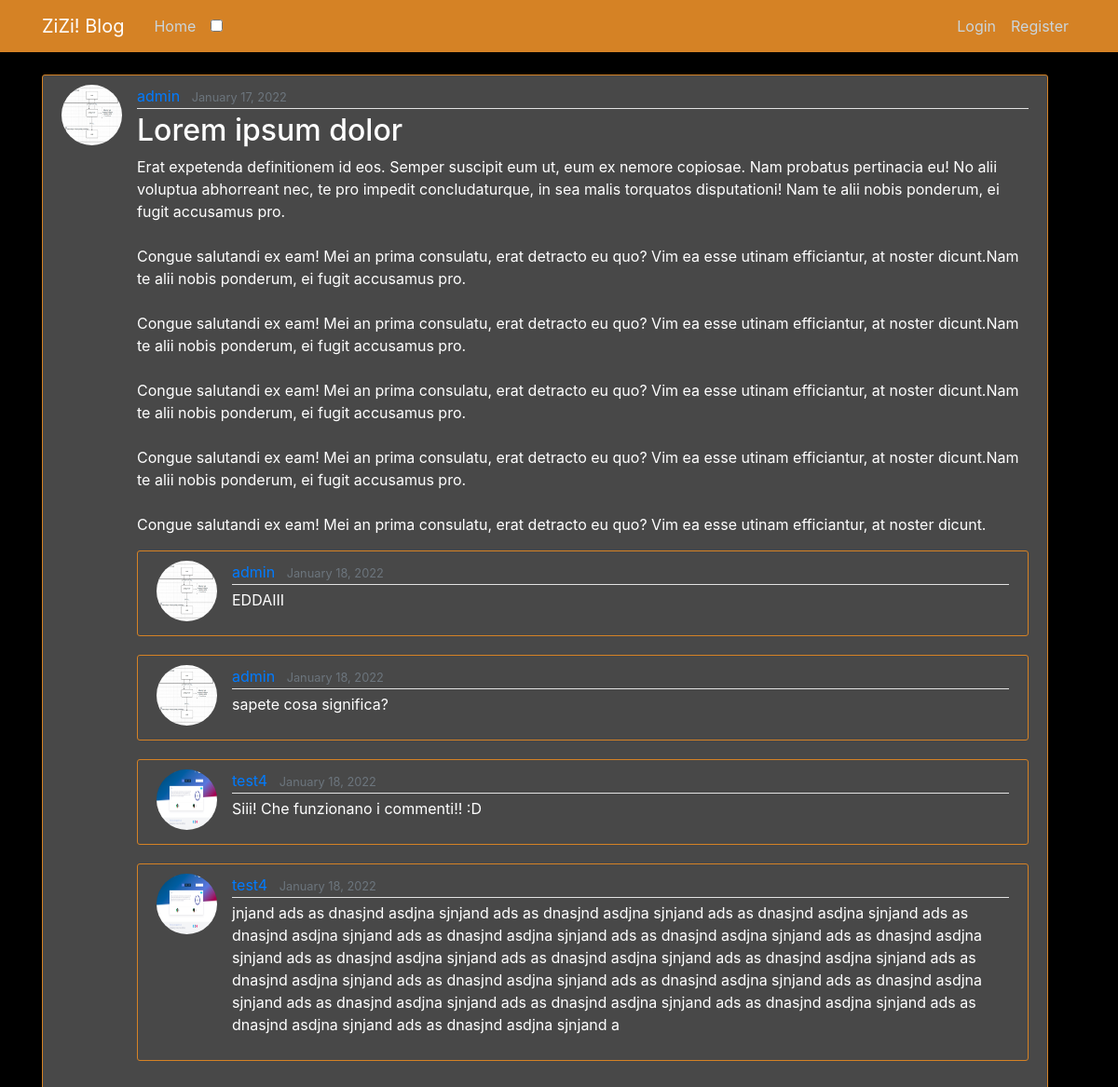
The page /post/31 on the database its author committed.
### blog/models.py (models this page shows, shortened)
class Post(models.Model):
	title = models.CharField(max_length = 100)
	content = models.TextField()
	date_posted = models.DateTimeField(default=timezone.now)
	author = models.ForeignKey(User, on_delete=models.CASCADE)

class Comment(models.Model):
	content = models.CharField(max_length = 250)
	date_posted = models.DateTimeField(default=timezone.now)
	author = models.ForeignKey(User, on_delete=models.CASCADE)
	post = models.ForeignKey(Post, on_delete=models.CASCADE)

### users/models.py (models this page shows, shortened)
class Profile(models.Model):
	user = models.OneToOneField(User, on_delete=models.CASCADE)
	image = models.ImageField(default='default.jpg', upload_to='profile_pics')

### blog/views.py (the view, shortened to what this page needs)
# urls.py: path('post/<int:pk>', PostDetailView.as_view(), name = 'post-detail'),
class PostDetailView(DetailView):
	model = Post
	def get_context_data(self, **kwargs):
		post = self.get_object()
		context = super(PostDetailView, self).get_context_data(**kwargs)
		context['form_comments'] = CommentForm()
		return context

### blog/forms.py
class CommentForm(forms.Form):
	message = forms.CharField(widget=forms.Textarea, label = '')

### blog/templates/blog/post_detail.html (shortened to what this page needs)
{% extends "blog/base.html" %}
{% load crispy_forms_tags %}
{% block content %}
    <div class="col-md-12">
        <article class="media content-section">
          <img class="rounded-circle article-img" src="{{ object.author.profile.image.url }}">
          <div class="media-body">
            <div class="article-metadata">
              <a class="mr-2" href="{% url 'user-posts' object.author.username %}">{{ object.author }}</a>
              <small class="text-muted">{{ object.date_posted|date:"F d, Y" }}</small>
            </div>
            <h2 class="article-title">{{ object.title }}</h2>
            <p class="article-content">{{ object.content }}</p>
            <div>
              {% for comment in object.comment_set.all %}
                <article class="media content-section">
                  <img class="rounded-circle article-img" src="{{ comment.author.profile.image.url }}">
                  <div class="media-body">
                    <div class="article-metadata">
                      <a class="mr-2" href="{% url 'user-posts' comment.author.username %}">{{ comment.author }}</a>
                      <small class="text-muted">{{ comment.date_posted|date:"F d, Y" }}</small>
                    </div>
                    <p class="article-content">{{ comment.content }}</p>
                  </div>
                </article>
              {% endfor %}
            </div>
          </div>
        </article>
      </div>
{% endblock content %}

### blog/static/blog/main.css (style rules this page uses)
body { background: #fafafa; color: #333333; margin-top: 5rem; }
h1, h2, h3, h4, h5, h6 { color: #444444; }
.content-section { background: #ffffff; padding: 10px 20px; border: 1px solid #dddddd; border-radius: 3px; margin-bottom: 20px; }
.article-title { color: #444444; }
.article-content { white-space: pre-line; }
.article-img { height: 65px; width: 65px; margin-right: 16px; }
.article-metadata { padding-bottom: 1px; margin-bottom: 4px; border-bottom: 1px solid #e3e3e3 }

### blog/static/blog/dark.css (style rules this page uses)
body { background: black; color: white; margin-top: 5rem; }
.content-section { background: #484848; }
.article-title, h3, h2, h1 { color: white; }
.content-section { border: 1px solid #d58225; }

### rows shown on the page
Post: author.profile.image (picture), author "admin", date_posted "January 17, 2022", title "Lorem ipsum dolor", content "Erat expetenda definitionem id eos. Semper suscipit eum ut, eum ex nemore copiosae. Nam probatus pertinacia eu! No alii voluptua abhorreant nec, te pro impedit concludaturque, in sea malis torquatos disputationi! Nam te alii nobis ponderum, ei fugit accusamus pro. Congue salutandi ex eam! Mei an prima consulatu, erat detracto eu quo? Vim ea esse utinam efficiantur, at noster dicunt.Nam te alii nobis ponderum, ei fugit accusamus pro. Congue salutandi ex eam! Mei an prima consulatu, erat detracto eu quo? Vim ea esse utinam efficiantur, at noster dicunt.Nam te alii nobis ponderum, ei fugit accusamus pro. Congue salutandi ex eam! Mei an prima consulatu, erat detracto eu quo? Vim ea esse utinam…"
Comment: author.profile.image (picture), author "admin", date_posted "January 18, 2022", content "EDDAIII"
Comment: author.profile.image (picture), author "admin", date_posted "January 18, 2022", content "sapete cosa significa?"
Comment: author.profile.image (picture), author "test4", date_posted "January 18, 2022", content "Siii! Che funzionano i commenti!! :D"
Comment: author.profile.image (picture), author "test4", date_posted "January 18, 2022", content "jnjand ads as dnasjnd asdjna sjnjand ads as dnasjnd asdjna sjnjand ads as dnasjnd asdjna sjnjand ads as dnasjnd asdjna sjnjand ads as dnasjnd asdjna sjnjand ads as dnasjnd asdjna sjnjand ads as dnasjnd asdjna sjnjand ads as dnasjnd asdjna sjnjand ads as dnasjnd asdjna sjnjand ads as dnasjnd asdjna sjnjand ads as dnasjnd asdjna sjnjand ads as dnasjnd asdjna sjnjand ads as dnasjnd asdjna sjnjand ads as dnasjnd asdjna sjnjand ads as dnasjnd asdjna sjnjand ads as dnasjnd asdjna sjnjand ads as dnasjnd asdjna sjnjand ads as dnasjnd asdjna sjnjand ads as dnasjnd asdjna sjnjand a"
